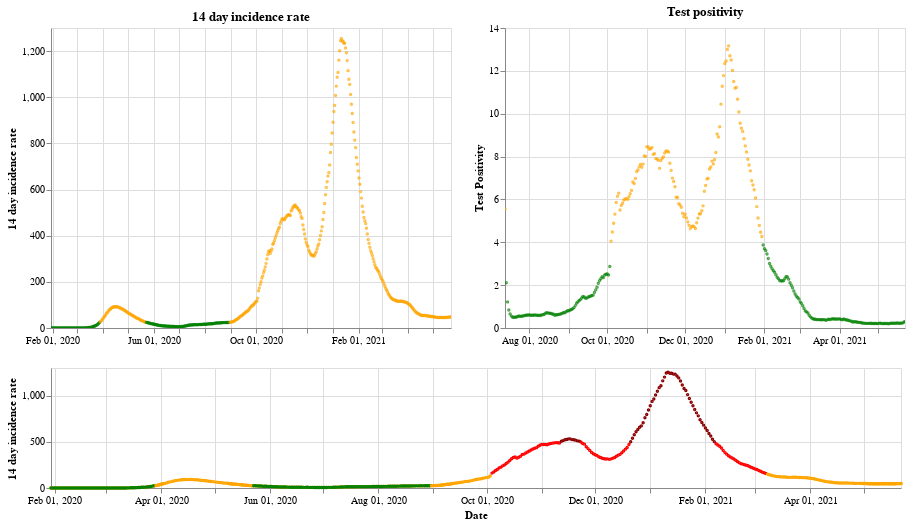

Write notebook code for a chart like this one.
### Markdown cell above
## England

### Code cell
plot_traffic_light('England')

### Figure 1 — Vega-Lite specification as saved in the notebook (floating-point values rounded to 4 significant figures; data arrays with more than 128 entries replaced by an {"elided": "..."} marker saying what was removed)
{"config": {"view": {"continuousWidth": 400, "continuousHeight": 300}}, "vconcat": [{"hconcat": [{"mark": {"type": "point", "size": 2}, "encoding": {"color": {"condition": {"value": "green", "test": "(datum.twoWeeklyCasesRate <= 25)"}, "value": "orange"}, "tooltip": [{"type": "nominal", "field": "areaName"}, {"type": "temporal", "field": "date"}, {"type": "quantitative", "field": "twoWeeklyCasesRate"}, {"type": "quantitative", "field": "testPositivity"}], "x": {"type": "temporal", "axis": {"title": ""}, "field": "date", "scale": {"domain": {"selection": "DateBrush"}}, "timeUnit": "yearmonthdate"}, "y": {"type": "quantitative", "axis": {"title": "14 day incidence rate"}, "field": "twoWeeklyCasesRate"}}, "title": "14 day incidence rate", "width": 400}, {"mark": {"type": "point", "size": 2}, "encoding": {"color": {"condition": {"value": "green", "test": "(datum.testPositivity <= 4)"}, "value": "orange"}, "tooltip": [{"type": "nominal", "field": "areaName"}, {"type": "temporal", "field": "date"}, {"type": "quantitative", "field": "twoWeeklyCasesRate"}, {"type": "quantitative", "field": "testPositivity"}], "x": {"type": "temporal", "axis": {"title": ""}, "field": "date", "scale": {"domain": {"selection": "DateBrush"}}, "timeUnit": "yearmonthdate"}, "y": {"type": "quantitative", "axis": {"title": "Test Positivity"}, "field": "testPositivity"}}, "title": "Test positivity", "width": 400}]}, {"layer": [{"mark": {"type": "point", "size": 2}, "encoding": {"color": {"condition": {"value": "orange", "test": "((50 && datum.twoWeeklyCasesRate) < 150)"}, "value": "red"}, "opacity": {"condition": {"value": 1, "test": "((50 && datum.twoWeeklyCasesRate) < 500)"}, "value": 0}, "tooltip": [{"type": "nominal", "field": "areaName"}, {"type": "temporal", "field": "date"}, {"type": "quantitative", "field": "twoWeeklyCasesRate"}, {"type": "quantitative", "field": "testPositivity"}], "x": {"type": "temporal", "axis": {"title": "Date"}, "field": "date", "timeUnit": "yearmonthdate"}, "y": {"type": "quantitative", "axis": {"title": "14 day incidence rate"}, "field": "twoWeeklyCasesRate"}}, "selection": {"DateBrush": {"type": "interval", "encodings": ["x"], "fields": ["Time"]}}, "width": 850}, {"mark": {"type": "point", "size": 2}, "encoding": {"color": {"value": "darkred"}, "opacity": {"condition": {"value": 1, "test": "(datum.twoWeeklyCasesRate >= 500)"}, "value": 0}, "tooltip": [{"type": "nominal", "field": "areaName"}, {"type": "temporal", "field": "date"}, {"type": "quantitative", "field": "twoWeeklyCasesRate"}, {"type": "quantitative", "field": "testPositivity"}], "x": {"type": "temporal", "axis": {"title": "Date"}, "field": "date", "timeUnit": "yearmonthdate"}, "y": {"type": "quantitative", "axis": {"title": "14 day incidence rate"}, "field": "twoWeeklyCasesRate"}}, "width": 400}, {"mark": {"type": "point", "size": 2}, "encoding": {"color": {"condition": {"value": "green", "test": "((4 && datum.twoWeeklyCasesRate) < 25)"}, "value": "orange"}, "opacity": {"condition": {"value": 1, "test": "(datum.twoWeeklyCasesRate < 50)"}, "value": 0}, "tooltip": [{"type": "nominal", "field": "areaName"}, {"type": "temporal", "field": "date"}, {"type": "quantitative", "field": "twoWeeklyCasesRate"}, {"type": "quantitative", "field": "testPositivity"}], "x": {"type": "temporal", "axis": {"title": "Date"}, "field": "date", "timeUnit": "yearmonthdate"}, "y": {"type": "quantitative", "axis": {"title": "14 day incidence rate"}, "field": "twoWeeklyCasesRate"}}, "width": 400}], "height": 120, "width": 800}], "data": {"name": "data-09200d4325cbbff204e2e64f13c13f46"}, "$schema": "https://vega.github.io/schema/vega-lite/v4.8.1.json", "datasets": {"data-09200d4325cbbff204e2e64f13c13f46": {"elided": "479 records"}}}
